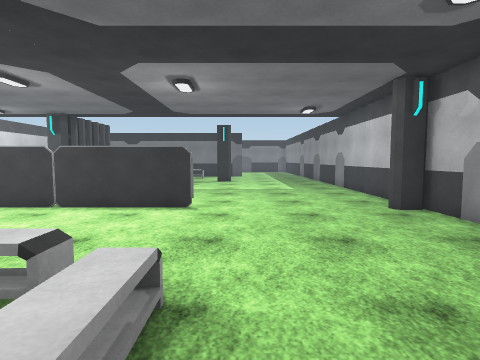
view 1 (above)

18 first-person views from a walk through a 3-D level made in the Unity game engine. The camera is 1.5 m above the floor, tilts 4° down and sees 80° across. The floor is counted in squares, 1 m on a side. Each view is taken from the middle of a square. On the plan, view 1 faces up. The plan holds only what a view shows up to about 14 squares ahead; the rest is blank. The place goes on beyond the plan. The player character is not drawn. Some animated figures are left out. Surface patterns are stand-ins for the level's own textures.

view 2
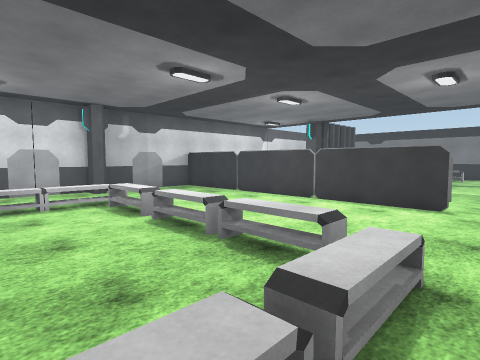

view 3
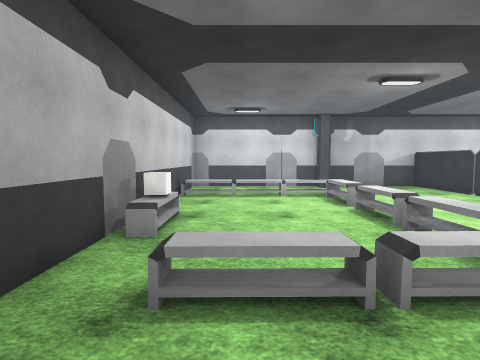

view 4
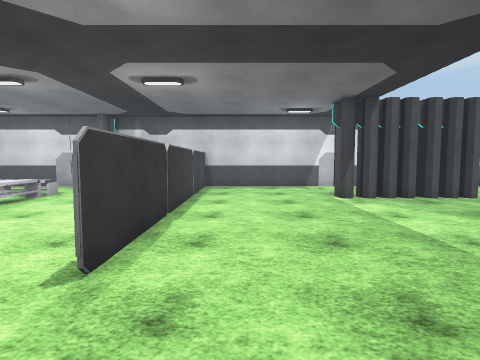

view 5
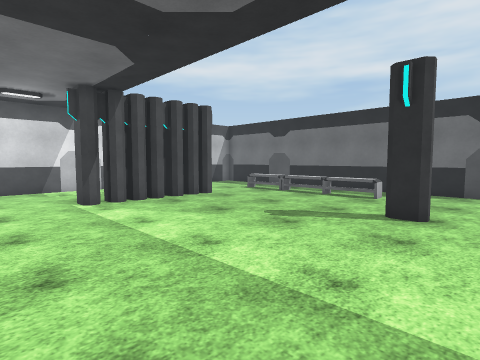

view 6
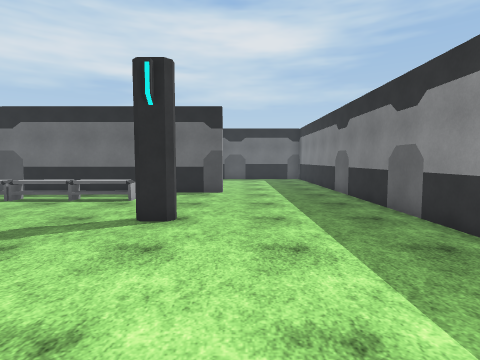

view 7
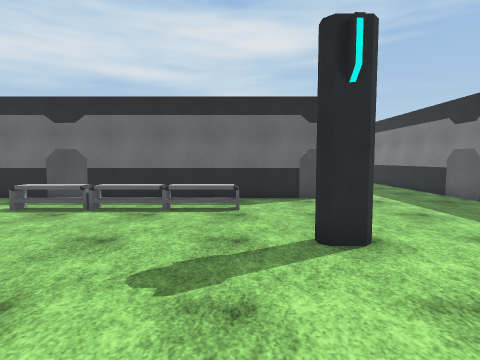

view 8
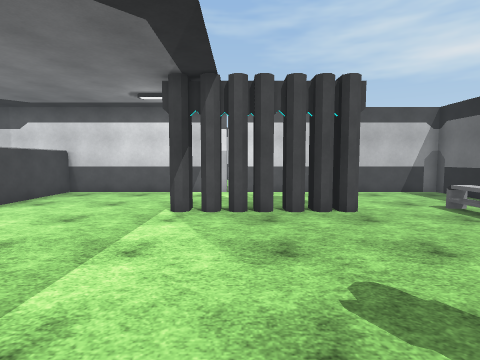

view 9
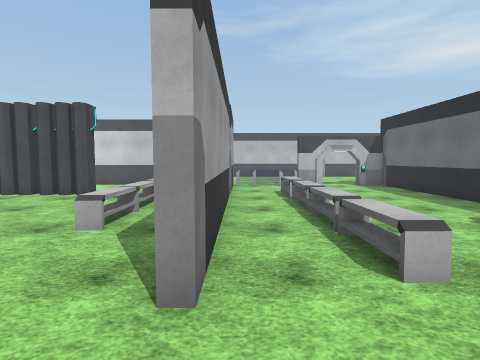

view 10
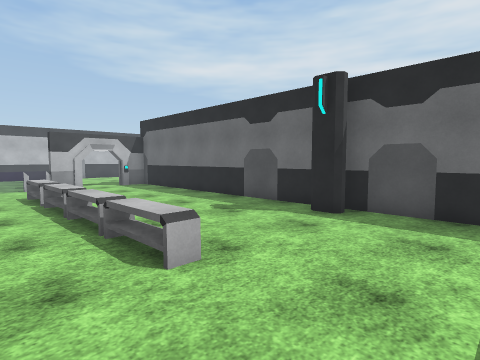

view 11
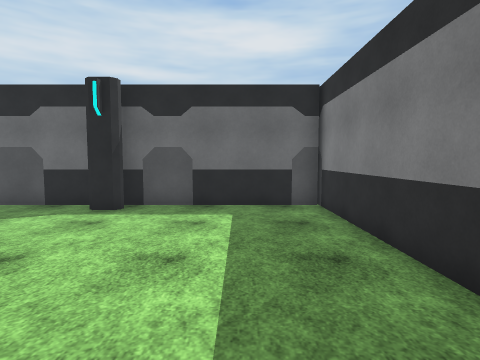

view 12
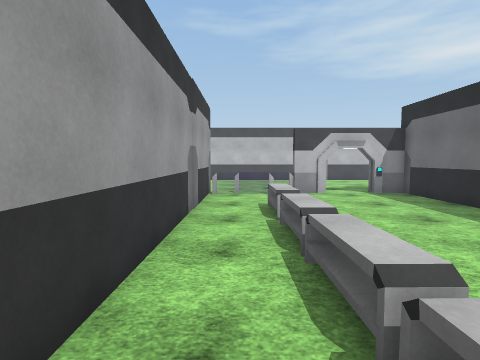

view 13
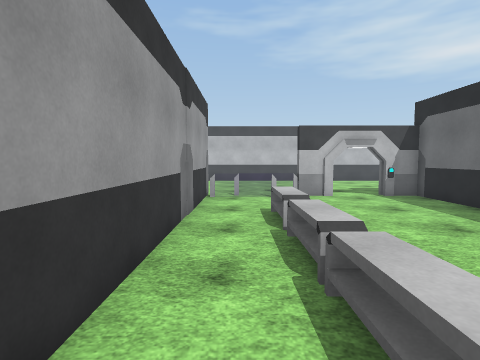

view 14
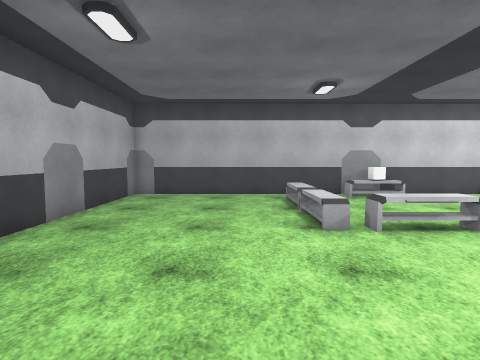

view 15
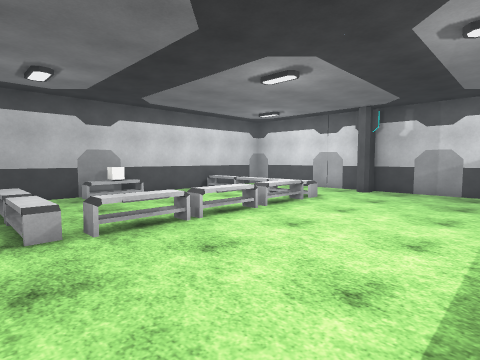

view 16
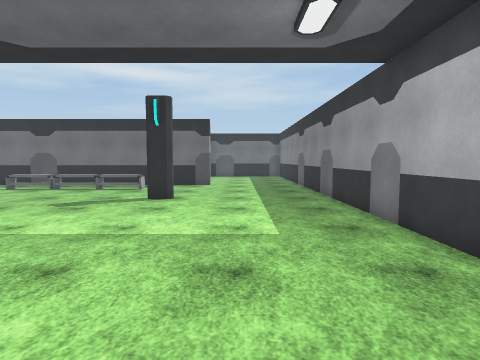

view 17
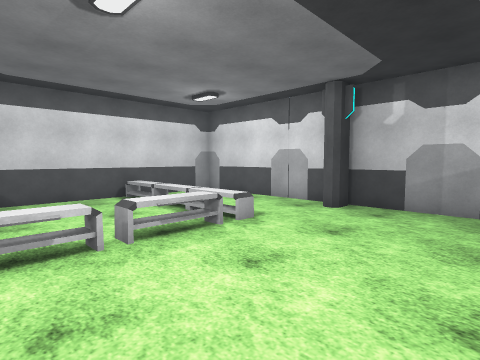

view 18
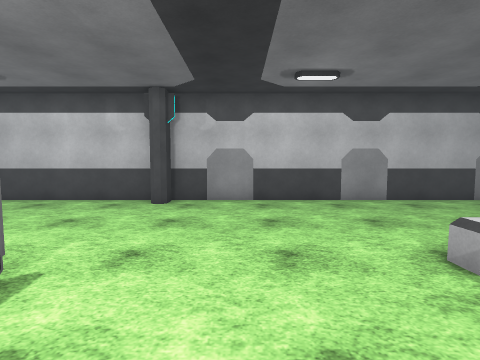

### Floor plan
Points are (right, up) in squares from view 1. A wall is a line through its corners. A room is listed if a view was taken in it or the views show most of it. See-through windows are left out.
Room 1 (views 1, 2, 3, 4, 5, 6, 7, 8, 9, 10, 11, 12, 13, 14, 15, 16, 17, 18)
walls: (5.7, 9.2) (5.7, 35.8); (-14.4, 20.2) (-14.4, 9) (-1.4, 9) (-12, 9); (-14.4, 7.9) (-14.4, 3.7); (-14.4, 3.5) (-14.4, -2.5); (-14.5, 26.6) (0.2, 26.6) (0.2, 26.2) (-14.4, 26.2) (-14.4, 22.5); (-14, 32.1) (-14, 30.5); (-13.2, -3.6) (5.7, -3.6) (5.7, 8.8); (5.6, 35.4) (-14, 35.4) (-14, 34.1) (-14.5, 34.1)
objects: other object (-11, -3) to (-10, -2); other object (-11, -1) to (-10, 1); other object (-11, 1) to (-10, 3); column (-10, 15); column (-10, 16); column (-10, 17); column (-10, 18); column (-10, 19); column (-10, 20); other object (-10, 23) to (-8, 24); other object (-10, 29) to (-8, 30); other object (-9, 2) to (-8, 3); other object (-7, 3) to (-5, 3); other object (-7, 23) to (-6, 24); other object (-7, 29) to (-6, 30); other object (-6, -3); cube (-5, -3); other object (-5, 23) to (-3, 24); other object (-5, 29) to (-3, 30); other object (-4, -3); other object (-4, 3) to (-2, 3); other object (-3, 29) to (0, 30); column (-2, 20) to (-1, 20); other object (-1, -2) to (-1, 0); other object (-1, 1) to (-1, 3); column (-1, 34) to (-1, 35); column (5, 9)

Positions as (right, up) in squares from view 1, and headings:
1: (0, 0), facing up
2: (0, -1), facing up-left
3: (2, -1), facing left
4: (2, 11), facing left
5: (1, 12), facing up-left
6: (1, 13), facing up
7: (-3, 15), facing up
8: (-1, 17), facing left
9: (3, 27), facing left
10: (3, 27), facing up-left
11: (3, 26), facing up
12: (-1, 28), facing left
13: (-2, 28), facing left
14: (1, 9), facing down
15: (0, 9), facing down-left
16: (2, 9), facing up
17: (-5, 8), facing down-left
18: (-5, 6), facing right
